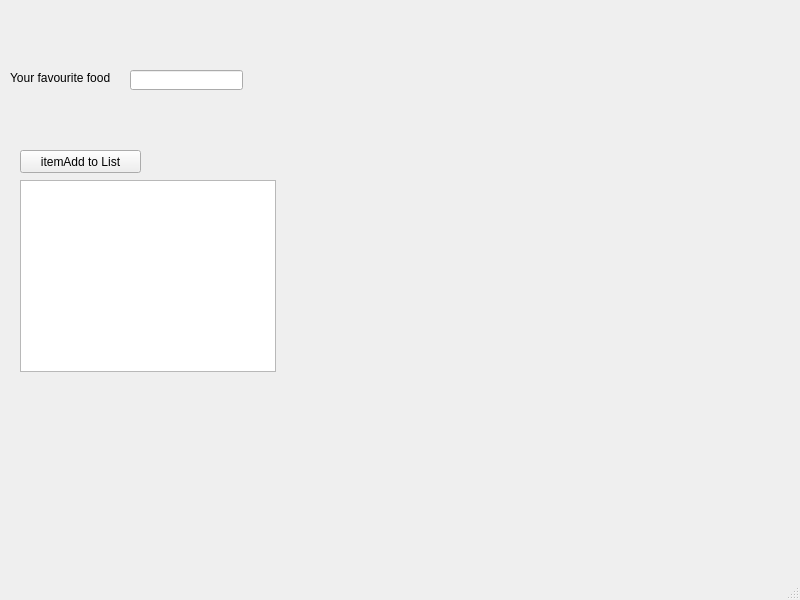
<?xml version="1.0" encoding="UTF-8"?>
<ui version="4.0">
 <class>MainWindow</class>
 <widget class="QMainWindow" name="MainWindow">
  <property name="geometry">
   <rect>
    <x>0</x>
    <y>0</y>
    <width>800</width>
    <height>600</height>
   </rect>
  </property>
  <property name="windowTitle">
   <string>MainWindow</string>
  </property>
  <widget class="QWidget" name="centralwidget">
   <widget class="QLabel" name="label">
    <property name="geometry">
     <rect>
      <x>10</x>
      <y>70</y>
      <width>131</width>
      <height>16</height>
     </rect>
    </property>
    <property name="text">
     <string>Your favourite food</string>
    </property>
   </widget>
   <widget class="QLineEdit" name="lineEditFoodItem">
    <property name="geometry">
     <rect>
      <x>130</x>
      <y>70</y>
      <width>113</width>
      <height>20</height>
     </rect>
    </property>
   </widget>
   <widget class="QPushButton" name="pushButtonAdd">
    <property name="geometry">
     <rect>
      <x>20</x>
      <y>150</y>
      <width>121</width>
      <height>23</height>
     </rect>
    </property>
    <property name="text">
     <string>itemAdd to List</string>
    </property>
   </widget>
   <widget class="QListWidget" name="listWidgetSelectedItems">
    <property name="geometry">
     <rect>
      <x>20</x>
      <y>180</y>
      <width>256</width>
      <height>192</height>
     </rect>
    </property>
   </widget>
  </widget>
  <widget class="QMenuBar" name="menubar">
   <property name="geometry">
    <rect>
     <x>0</x>
     <y>0</y>
     <width>800</width>
     <height>23</height>
    </rect>
   </property>
  </widget>
  <widget class="QStatusBar" name="statusbar"/>
 </widget>
 <resources/>
 <connections/>
</ui>
